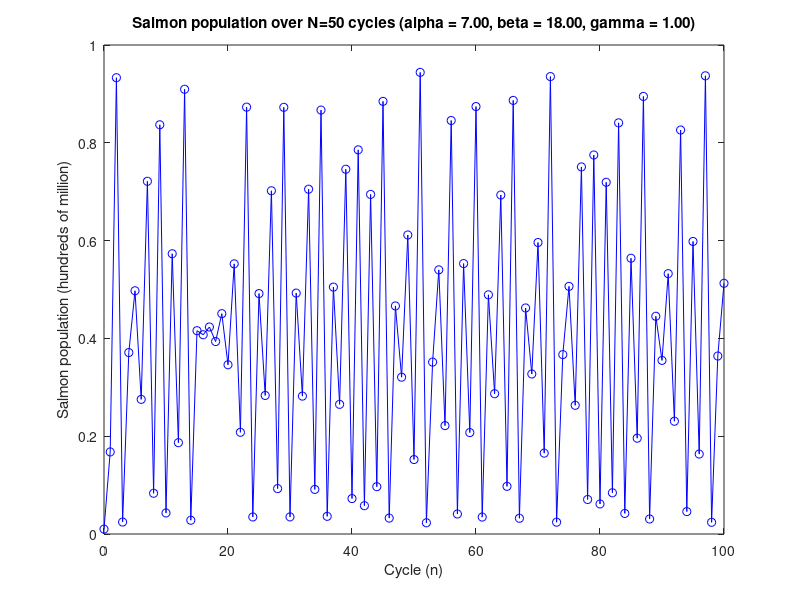

MATLAB code for this plot:
clear; clc; close all;

% 1 < alpha * (t_e - t_0) < 10

% Ranges to test
% B
% alpha * (t_e - t_0) = 1.5
% alpha * (t_e - t_0) = 3
% alpha * (t_e - t_0) = 5
% alpha * (t_e - t_0) = 7
% alpha * (t_e - t_0) = 9

% Proportionality constant
% - larvae decay due to cannabilism
% alpha = 1.5;
alpha = 7;
t_0 = 0.0
t_e = 1.0;


% 3 < beta * gamma < 20

% Ranges to test
% A
% beta * gamma = 4
% beta * gamma = 6
% beta * gamma = 8
% beta * gamma = 10
% beta * gamma = 12
% beta * gamma = 14
% beta * gamma = 16
% beta * gamma = 18

% Proportionality constant for y(n)
% - reproduction rate
beta = 18.0;

% Proportionality constant 
% - survival ratio of mature larvae
gamma = 1.0;

% Equilibrium calculation
x_star = log(gamma * beta) / alpha * (t_e - t_0)

% Simulation over N cycles

% Initial salmon population of 1 hundred million
x_0 = 0.01;

% N - number of cycles
N = 100;

% Result array - initially all 0
% Set result of cycle n at x(n)
x = zeros(N, 1);

% Init initial result for 1st cycle
x(1) = x_0;

for n=1: N
    x(n+1) = gamma * beta * x(n) * exp(-alpha * x(n) * (t_e - t_0));
end


% Plot all x_n for range 1:N
figure;
plot(0: N, x, 'bo-');
xlabel("Cycle (n)");
ylabel("Salmon population (hundreds of million)");
title(sprintf("Salmon population over N=50 cycles (alpha = %.2f, beta = %.2f, gamma = %.2f)", alpha, beta, gamma));
